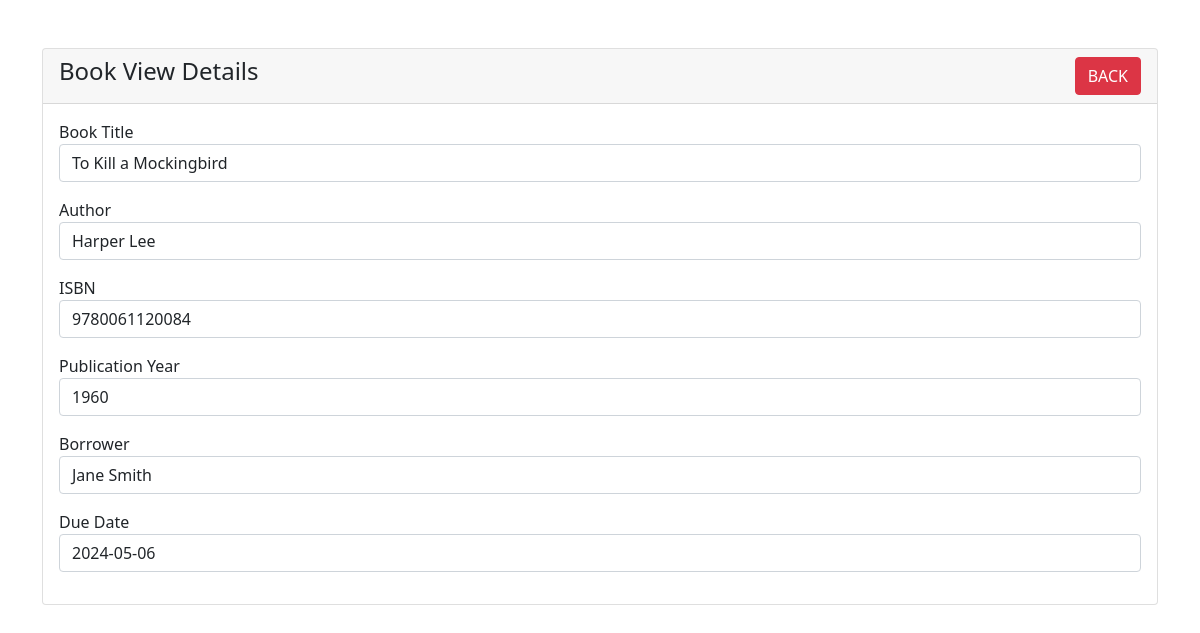
Screenshot of /book-view.php?id=7 with the database file from the repository.
### tables this page shows
CREATE TABLE `books` (
  `id` int(11) NOT NULL,
  `book_title` varchar(255) NOT NULL,
  `author` varchar(255) NOT NULL,
  `isbn` varchar(20) NOT NULL,
  `publication_year` int(11) DEFAULT NULL,
  `borrower` varchar(255) DEFAULT NULL,
  `due_date` date DEFAULT NULL
);

### book-view.php (the view, shortened to what this page needs)
<?php
$pdo = new PDO('mysql:host=sql208.infinityfree.com;dbname=if0_38847636_blog', 'if0_38847636', 'X0LkFpkIaGQy8Om');
$pdo->setAttribute(PDO::ATTR_ERRMODE, PDO::ERRMODE_EXCEPTION);
if (isset($_GET['id'])) {
    $book_id = $_GET['id'];
    $query = "
        SELECT books.id, books.book_title, books.author, books.isbn, books.publication_year,
               books.borrower, books.due_date
        FROM books
        WHERE books.id = :id
    ";
    $statement = $pdo->prepare($query);
    $statement->bindValue(':id', $book_id);
    $statement->execute();
    $book = $statement->fetch(PDO::FETCH_ASSOC);
} else {
    echo "<h4>No book ID provided.</h4>";
    exit;
}
?>
<!doctype html>
<html lang="en">
<head>
    <link href="https://cdn.jsdelivr.net/npm/bootstrap@5.1.3/dist/css/bootstrap.min.css" rel="stylesheet">
</head>
<body>
    <div class="container mt-5">
        <div class="row">
            <div class="col-md-12">
                <div class="card">
                    <div class="card-header">
                        <h4>Book View Details
                            <a href="books.php" class="btn btn-danger float-end">BACK</a>
                        </h4>
                    </div>
                    <div class="card-body">
                        <?php if ($book): ?>
                            <div class="mb-3">
                                <label>Book Title</label>
                                <p class="form-control"><?php echo $book['book_title']; ?></p>
                            </div>
                            <div class="mb-3">
                                <label>Author</label>
                                <p class="form-control"><?php echo $book['author']; ?></p>
                            </div>
                            <div class="mb-3">
                                <label>ISBN</label>
                                <p class="form-control"><?php echo $book['isbn']; ?></p>
                            </div>
                            <div class="mb-3">
                                <label>Publication Year</label>
                                <p class="form-control"><?php echo $book['publication_year']; ?></p>
                            </div>
                            <div class="mb-3">
                                <label>Borrower</label>
                                <p class="form-control"><?php echo $book['borrower'] ? $book['borrower'] : 'No borrower available.'; ?></p>
                            </div>
                            <div class="mb-3">
                                <label>Due Date</label>
                                <p class="form-control"><?php echo $book['due_date'] ? $book['due_date'] : 'No due date available.'; ?></p>
                            </div>
                        <?php else: ?>
                            <h4>No book found with this ID.</h4>
                        <?php endif; ?>
                    </div>
                </div>
            </div>
        </div>
    </div>
</body>
</html>

### rows the page displays
books: book_title "To Kill a Mockingbird", author "Harper Lee", isbn "9780061120084", publication_year "1960", borrower "Jane Smith", due_date "2024-05-06"
